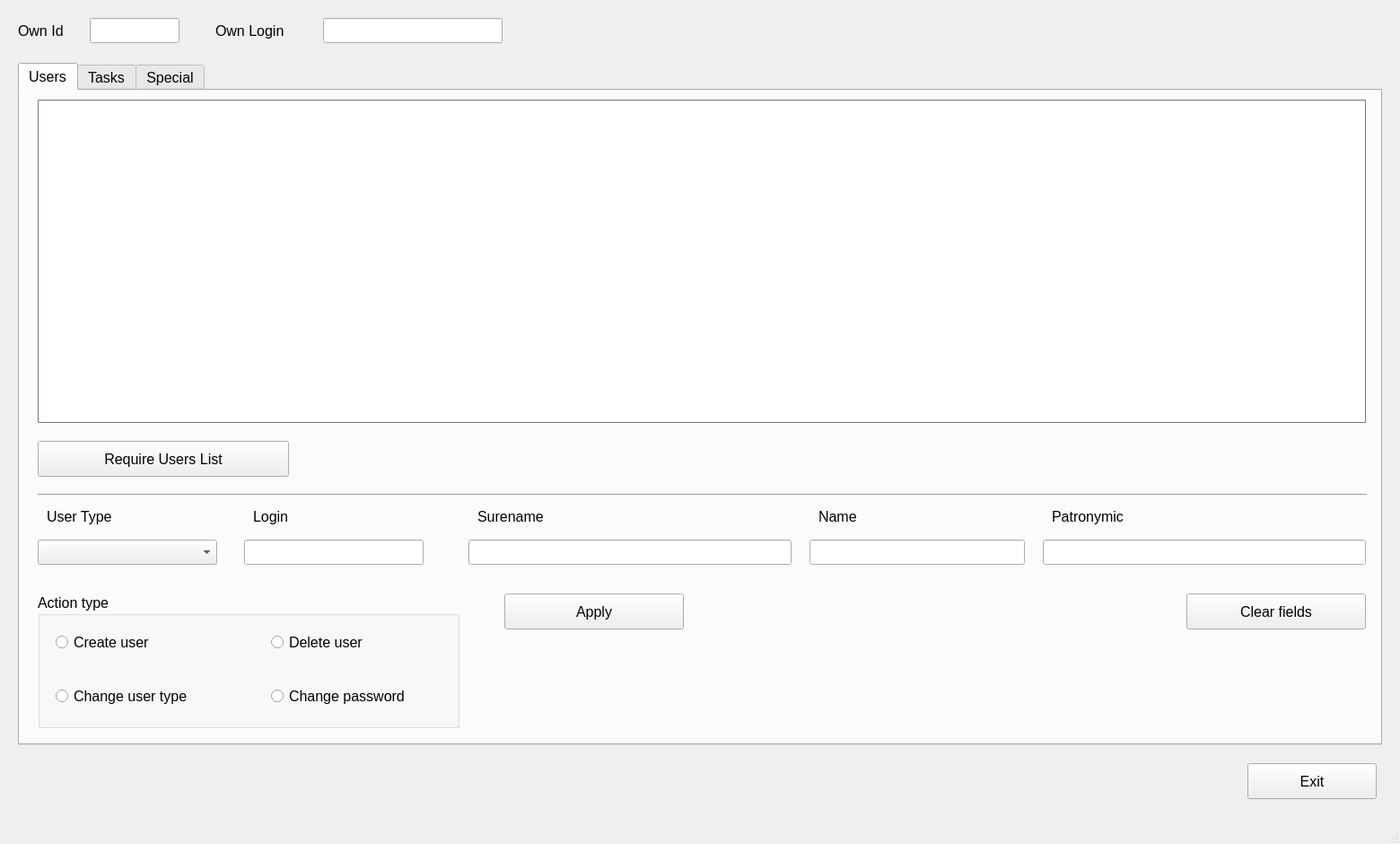
<?xml version="1.0" encoding="UTF-8"?>
<ui version="4.0">
 <class>AdminWindow</class>
 <widget class="QMainWindow" name="AdminWindow">
  <property name="geometry">
   <rect>
    <x>0</x>
    <y>0</y>
    <width>1560</width>
    <height>940</height>
   </rect>
  </property>
  <property name="sizePolicy">
   <sizepolicy hsizetype="Fixed" vsizetype="Fixed">
    <horstretch>0</horstretch>
    <verstretch>0</verstretch>
   </sizepolicy>
  </property>
  <property name="minimumSize">
   <size>
    <width>1560</width>
    <height>940</height>
   </size>
  </property>
  <property name="maximumSize">
   <size>
    <width>1560</width>
    <height>940</height>
   </size>
  </property>
  <property name="windowTitle">
   <string>AdminWindow</string>
  </property>
  <widget class="QWidget" name="centralwidget">
   <property name="sizePolicy">
    <sizepolicy hsizetype="Fixed" vsizetype="Fixed">
     <horstretch>0</horstretch>
     <verstretch>0</verstretch>
    </sizepolicy>
   </property>
   <property name="minimumSize">
    <size>
     <width>1560</width>
     <height>940</height>
    </size>
   </property>
   <property name="maximumSize">
    <size>
     <width>1560</width>
     <height>940</height>
    </size>
   </property>
   <widget class="QPushButton" name="pbExit">
    <property name="geometry">
     <rect>
      <x>1390</x>
      <y>850</y>
      <width>144</width>
      <height>40</height>
     </rect>
    </property>
    <property name="sizePolicy">
     <sizepolicy hsizetype="Fixed" vsizetype="Fixed">
      <horstretch>0</horstretch>
      <verstretch>0</verstretch>
     </sizepolicy>
    </property>
    <property name="minimumSize">
     <size>
      <width>144</width>
      <height>40</height>
     </size>
    </property>
    <property name="maximumSize">
     <size>
      <width>144</width>
      <height>40</height>
     </size>
    </property>
    <property name="font">
     <font>
      <pointsize>12</pointsize>
     </font>
    </property>
    <property name="text">
     <string>Exit</string>
    </property>
   </widget>
   <widget class="QLabel" name="labelOwnLogin">
    <property name="geometry">
     <rect>
      <x>240</x>
      <y>20</y>
      <width>120</width>
      <height>28</height>
     </rect>
    </property>
    <property name="sizePolicy">
     <sizepolicy hsizetype="Fixed" vsizetype="Fixed">
      <horstretch>0</horstretch>
      <verstretch>0</verstretch>
     </sizepolicy>
    </property>
    <property name="minimumSize">
     <size>
      <width>120</width>
      <height>28</height>
     </size>
    </property>
    <property name="font">
     <font>
      <pointsize>12</pointsize>
     </font>
    </property>
    <property name="text">
     <string>Own Login</string>
    </property>
   </widget>
   <widget class="QLineEdit" name="leOwnLogin">
    <property name="geometry">
     <rect>
      <x>360</x>
      <y>20</y>
      <width>200</width>
      <height>28</height>
     </rect>
    </property>
    <property name="sizePolicy">
     <sizepolicy hsizetype="Fixed" vsizetype="Fixed">
      <horstretch>0</horstretch>
      <verstretch>0</verstretch>
     </sizepolicy>
    </property>
    <property name="minimumSize">
     <size>
      <width>200</width>
      <height>28</height>
     </size>
    </property>
    <property name="maximumSize">
     <size>
      <width>200</width>
      <height>28</height>
     </size>
    </property>
    <property name="font">
     <font>
      <pointsize>12</pointsize>
     </font>
    </property>
    <property name="readOnly">
     <bool>true</bool>
    </property>
   </widget>
   <widget class="QLineEdit" name="leOwnId">
    <property name="geometry">
     <rect>
      <x>100</x>
      <y>20</y>
      <width>100</width>
      <height>28</height>
     </rect>
    </property>
    <property name="sizePolicy">
     <sizepolicy hsizetype="Fixed" vsizetype="Fixed">
      <horstretch>0</horstretch>
      <verstretch>0</verstretch>
     </sizepolicy>
    </property>
    <property name="minimumSize">
     <size>
      <width>100</width>
      <height>28</height>
     </size>
    </property>
    <property name="maximumSize">
     <size>
      <width>100</width>
      <height>28</height>
     </size>
    </property>
    <property name="font">
     <font>
      <pointsize>12</pointsize>
     </font>
    </property>
    <property name="readOnly">
     <bool>true</bool>
    </property>
   </widget>
   <widget class="QLabel" name="labelOwnId">
    <property name="geometry">
     <rect>
      <x>20</x>
      <y>20</y>
      <width>80</width>
      <height>28</height>
     </rect>
    </property>
    <property name="sizePolicy">
     <sizepolicy hsizetype="Fixed" vsizetype="Fixed">
      <horstretch>0</horstretch>
      <verstretch>0</verstretch>
     </sizepolicy>
    </property>
    <property name="minimumSize">
     <size>
      <width>80</width>
      <height>28</height>
     </size>
    </property>
    <property name="maximumSize">
     <size>
      <width>80</width>
      <height>28</height>
     </size>
    </property>
    <property name="font">
     <font>
      <pointsize>12</pointsize>
     </font>
    </property>
    <property name="text">
     <string>Own Id</string>
    </property>
   </widget>
   <widget class="QTabWidget" name="tabWidget">
    <property name="geometry">
     <rect>
      <x>20</x>
      <y>70</y>
      <width>1520</width>
      <height>760</height>
     </rect>
    </property>
    <property name="sizePolicy">
     <sizepolicy hsizetype="Fixed" vsizetype="Fixed">
      <horstretch>0</horstretch>
      <verstretch>0</verstretch>
     </sizepolicy>
    </property>
    <property name="minimumSize">
     <size>
      <width>1520</width>
      <height>760</height>
     </size>
    </property>
    <property name="maximumSize">
     <size>
      <width>1520</width>
      <height>760</height>
     </size>
    </property>
    <property name="font">
     <font>
      <pointsize>12</pointsize>
     </font>
    </property>
    <property name="currentIndex">
     <number>0</number>
    </property>
    <widget class="QWidget" name="tabUsers">
     <attribute name="title">
      <string>Users</string>
     </attribute>
     <widget class="QTableView" name="tvUsers">
      <property name="geometry">
       <rect>
        <x>20</x>
        <y>10</y>
        <width>1480</width>
        <height>360</height>
       </rect>
      </property>
      <property name="sizePolicy">
       <sizepolicy hsizetype="Fixed" vsizetype="Fixed">
        <horstretch>0</horstretch>
        <verstretch>0</verstretch>
       </sizepolicy>
      </property>
      <property name="minimumSize">
       <size>
        <width>1480</width>
        <height>360</height>
       </size>
      </property>
      <property name="maximumSize">
       <size>
        <width>1480</width>
        <height>360</height>
       </size>
      </property>
      <property name="font">
       <font>
        <pointsize>12</pointsize>
       </font>
      </property>
      <property name="focusPolicy">
       <enum>Qt::NoFocus</enum>
      </property>
      <property name="styleSheet">
       <string notr="true">#tvUsers {
	border: 1px solid rgb(180, 180, 180);
    border-radius: 1px;
	border-color: #777777;
	show-decoration-selected: 0;
}

#tvUsers::item {
  border : 0px;
  padding-left: 10px;
}

#tvUsers::item:selected {
	color: black;
	background-color: #FFF3BF;
}

#tvUsers::branch:selected { 
	background: #FFF3BF; 
}</string>
      </property>
     </widget>
     <widget class="QPushButton" name="pbGetUsers">
      <property name="geometry">
       <rect>
        <x>20</x>
        <y>390</y>
        <width>280</width>
        <height>40</height>
       </rect>
      </property>
      <property name="sizePolicy">
       <sizepolicy hsizetype="Fixed" vsizetype="Fixed">
        <horstretch>0</horstretch>
        <verstretch>0</verstretch>
       </sizepolicy>
      </property>
      <property name="minimumSize">
       <size>
        <width>280</width>
        <height>40</height>
       </size>
      </property>
      <property name="maximumSize">
       <size>
        <width>280</width>
        <height>40</height>
       </size>
      </property>
      <property name="text">
       <string>Require Users List</string>
      </property>
     </widget>
     <widget class="QComboBox" name="cbUserType">
      <property name="geometry">
       <rect>
        <x>20</x>
        <y>500</y>
        <width>200</width>
        <height>28</height>
       </rect>
      </property>
      <property name="sizePolicy">
       <sizepolicy hsizetype="Fixed" vsizetype="Fixed">
        <horstretch>0</horstretch>
        <verstretch>0</verstretch>
       </sizepolicy>
      </property>
      <property name="minimumSize">
       <size>
        <width>200</width>
        <height>28</height>
       </size>
      </property>
      <property name="maximumSize">
       <size>
        <width>200</width>
        <height>28</height>
       </size>
      </property>
      <property name="currentIndex">
       <number>-1</number>
      </property>
     </widget>
     <widget class="QLabel" name="labelUserType">
      <property name="geometry">
       <rect>
        <x>30</x>
        <y>460</y>
        <width>120</width>
        <height>28</height>
       </rect>
      </property>
      <property name="sizePolicy">
       <sizepolicy hsizetype="Fixed" vsizetype="Fixed">
        <horstretch>0</horstretch>
        <verstretch>0</verstretch>
       </sizepolicy>
      </property>
      <property name="minimumSize">
       <size>
        <width>120</width>
        <height>28</height>
       </size>
      </property>
      <property name="font">
       <font>
        <pointsize>12</pointsize>
       </font>
      </property>
      <property name="text">
       <string>User Type</string>
      </property>
     </widget>
     <widget class="Line" name="line">
      <property name="geometry">
       <rect>
        <x>20</x>
        <y>440</y>
        <width>1481</width>
        <height>20</height>
       </rect>
      </property>
      <property name="orientation">
       <enum>Qt::Horizontal</enum>
      </property>
     </widget>
     <widget class="QLabel" name="labelLogin">
      <property name="geometry">
       <rect>
        <x>260</x>
        <y>460</y>
        <width>120</width>
        <height>28</height>
       </rect>
      </property>
      <property name="sizePolicy">
       <sizepolicy hsizetype="Fixed" vsizetype="Fixed">
        <horstretch>0</horstretch>
        <verstretch>0</verstretch>
       </sizepolicy>
      </property>
      <property name="minimumSize">
       <size>
        <width>120</width>
        <height>28</height>
       </size>
      </property>
      <property name="font">
       <font>
        <pointsize>12</pointsize>
       </font>
      </property>
      <property name="text">
       <string>Login</string>
      </property>
     </widget>
     <widget class="QLabel" name="labelSurename">
      <property name="geometry">
       <rect>
        <x>510</x>
        <y>460</y>
        <width>120</width>
        <height>28</height>
       </rect>
      </property>
      <property name="sizePolicy">
       <sizepolicy hsizetype="Fixed" vsizetype="Fixed">
        <horstretch>0</horstretch>
        <verstretch>0</verstretch>
       </sizepolicy>
      </property>
      <property name="minimumSize">
       <size>
        <width>120</width>
        <height>28</height>
       </size>
      </property>
      <property name="font">
       <font>
        <pointsize>12</pointsize>
       </font>
      </property>
      <property name="text">
       <string>Surename</string>
      </property>
     </widget>
     <widget class="QLabel" name="labelName">
      <property name="geometry">
       <rect>
        <x>890</x>
        <y>460</y>
        <width>120</width>
        <height>28</height>
       </rect>
      </property>
      <property name="sizePolicy">
       <sizepolicy hsizetype="Fixed" vsizetype="Fixed">
        <horstretch>0</horstretch>
        <verstretch>0</verstretch>
       </sizepolicy>
      </property>
      <property name="minimumSize">
       <size>
        <width>120</width>
        <height>28</height>
       </size>
      </property>
      <property name="font">
       <font>
        <pointsize>12</pointsize>
       </font>
      </property>
      <property name="text">
       <string>Name</string>
      </property>
     </widget>
     <widget class="QLabel" name="labelPatronimyc">
      <property name="geometry">
       <rect>
        <x>1150</x>
        <y>460</y>
        <width>120</width>
        <height>28</height>
       </rect>
      </property>
      <property name="sizePolicy">
       <sizepolicy hsizetype="Fixed" vsizetype="Fixed">
        <horstretch>0</horstretch>
        <verstretch>0</verstretch>
       </sizepolicy>
      </property>
      <property name="minimumSize">
       <size>
        <width>120</width>
        <height>28</height>
       </size>
      </property>
      <property name="font">
       <font>
        <pointsize>12</pointsize>
       </font>
      </property>
      <property name="text">
       <string>Patronymic</string>
      </property>
     </widget>
     <widget class="QPushButton" name="pbApply">
      <property name="geometry">
       <rect>
        <x>540</x>
        <y>560</y>
        <width>200</width>
        <height>40</height>
       </rect>
      </property>
      <property name="sizePolicy">
       <sizepolicy hsizetype="Fixed" vsizetype="Fixed">
        <horstretch>0</horstretch>
        <verstretch>0</verstretch>
       </sizepolicy>
      </property>
      <property name="minimumSize">
       <size>
        <width>200</width>
        <height>40</height>
       </size>
      </property>
      <property name="maximumSize">
       <size>
        <width>200</width>
        <height>40</height>
       </size>
      </property>
      <property name="font">
       <font>
        <pointsize>12</pointsize>
       </font>
      </property>
      <property name="text">
       <string>Apply</string>
      </property>
     </widget>
     <widget class="QLineEdit" name="leLogin">
      <property name="geometry">
       <rect>
        <x>250</x>
        <y>500</y>
        <width>200</width>
        <height>28</height>
       </rect>
      </property>
      <property name="sizePolicy">
       <sizepolicy hsizetype="Fixed" vsizetype="Fixed">
        <horstretch>0</horstretch>
        <verstretch>0</verstretch>
       </sizepolicy>
      </property>
      <property name="minimumSize">
       <size>
        <width>200</width>
        <height>28</height>
       </size>
      </property>
      <property name="maximumSize">
       <size>
        <width>200</width>
        <height>28</height>
       </size>
      </property>
     </widget>
     <widget class="QLineEdit" name="leSurename">
      <property name="geometry">
       <rect>
        <x>500</x>
        <y>500</y>
        <width>360</width>
        <height>28</height>
       </rect>
      </property>
      <property name="sizePolicy">
       <sizepolicy hsizetype="Fixed" vsizetype="Fixed">
        <horstretch>0</horstretch>
        <verstretch>0</verstretch>
       </sizepolicy>
      </property>
      <property name="minimumSize">
       <size>
        <width>360</width>
        <height>28</height>
       </size>
      </property>
      <property name="maximumSize">
       <size>
        <width>360</width>
        <height>28</height>
       </size>
      </property>
     </widget>
     <widget class="QLineEdit" name="leName">
      <property name="geometry">
       <rect>
        <x>880</x>
        <y>500</y>
        <width>240</width>
        <height>28</height>
       </rect>
      </property>
      <property name="sizePolicy">
       <sizepolicy hsizetype="Fixed" vsizetype="Fixed">
        <horstretch>0</horstretch>
        <verstretch>0</verstretch>
       </sizepolicy>
      </property>
      <property name="minimumSize">
       <size>
        <width>240</width>
        <height>28</height>
       </size>
      </property>
      <property name="maximumSize">
       <size>
        <width>240</width>
        <height>28</height>
       </size>
      </property>
     </widget>
     <widget class="QLineEdit" name="lePatronymic">
      <property name="geometry">
       <rect>
        <x>1140</x>
        <y>500</y>
        <width>360</width>
        <height>28</height>
       </rect>
      </property>
      <property name="sizePolicy">
       <sizepolicy hsizetype="Fixed" vsizetype="Fixed">
        <horstretch>0</horstretch>
        <verstretch>0</verstretch>
       </sizepolicy>
      </property>
      <property name="minimumSize">
       <size>
        <width>360</width>
        <height>28</height>
       </size>
      </property>
      <property name="maximumSize">
       <size>
        <width>360</width>
        <height>28</height>
       </size>
      </property>
     </widget>
     <widget class="QGroupBox" name="groupBox">
      <property name="geometry">
       <rect>
        <x>20</x>
        <y>560</y>
        <width>470</width>
        <height>150</height>
       </rect>
      </property>
      <property name="sizePolicy">
       <sizepolicy hsizetype="Fixed" vsizetype="Fixed">
        <horstretch>0</horstretch>
        <verstretch>0</verstretch>
       </sizepolicy>
      </property>
      <property name="minimumSize">
       <size>
        <width>470</width>
        <height>150</height>
       </size>
      </property>
      <property name="maximumSize">
       <size>
        <width>470</width>
        <height>150</height>
       </size>
      </property>
      <property name="font">
       <font>
        <pointsize>12</pointsize>
       </font>
      </property>
      <property name="title">
       <string>Action type</string>
      </property>
      <widget class="QRadioButton" name="rbCreateUser">
       <property name="geometry">
        <rect>
         <x>20</x>
         <y>40</y>
         <width>200</width>
         <height>28</height>
        </rect>
       </property>
       <property name="sizePolicy">
        <sizepolicy hsizetype="Fixed" vsizetype="Fixed">
         <horstretch>0</horstretch>
         <verstretch>0</verstretch>
        </sizepolicy>
       </property>
       <property name="minimumSize">
        <size>
         <width>200</width>
         <height>28</height>
        </size>
       </property>
       <property name="maximumSize">
        <size>
         <width>200</width>
         <height>28</height>
        </size>
       </property>
       <property name="text">
        <string>Create user</string>
       </property>
      </widget>
      <widget class="QRadioButton" name="rbChangeType">
       <property name="geometry">
        <rect>
         <x>20</x>
         <y>100</y>
         <width>200</width>
         <height>28</height>
        </rect>
       </property>
       <property name="sizePolicy">
        <sizepolicy hsizetype="Fixed" vsizetype="Fixed">
         <horstretch>0</horstretch>
         <verstretch>0</verstretch>
        </sizepolicy>
       </property>
       <property name="minimumSize">
        <size>
         <width>200</width>
         <height>28</height>
        </size>
       </property>
       <property name="maximumSize">
        <size>
         <width>200</width>
         <height>28</height>
        </size>
       </property>
       <property name="text">
        <string>Change user type</string>
       </property>
      </widget>
      <widget class="QRadioButton" name="rbChangePassword">
       <property name="geometry">
        <rect>
         <x>260</x>
         <y>100</y>
         <width>200</width>
         <height>28</height>
        </rect>
       </property>
       <property name="sizePolicy">
        <sizepolicy hsizetype="Fixed" vsizetype="Fixed">
         <horstretch>0</horstretch>
         <verstretch>0</verstretch>
        </sizepolicy>
       </property>
       <property name="minimumSize">
        <size>
         <width>200</width>
         <height>28</height>
        </size>
       </property>
       <property name="maximumSize">
        <size>
         <width>200</width>
         <height>28</height>
        </size>
       </property>
       <property name="text">
        <string>Change password</string>
       </property>
      </widget>
      <widget class="QRadioButton" name="rbDeleteUser">
       <property name="geometry">
        <rect>
         <x>260</x>
         <y>40</y>
         <width>200</width>
         <height>28</height>
        </rect>
       </property>
       <property name="sizePolicy">
        <sizepolicy hsizetype="Fixed" vsizetype="Fixed">
         <horstretch>0</horstretch>
         <verstretch>0</verstretch>
        </sizepolicy>
       </property>
       <property name="minimumSize">
        <size>
         <width>200</width>
         <height>28</height>
        </size>
       </property>
       <property name="maximumSize">
        <size>
         <width>200</width>
         <height>28</height>
        </size>
       </property>
       <property name="text">
        <string>Delete user</string>
       </property>
      </widget>
     </widget>
     <widget class="QPushButton" name="pbClear">
      <property name="geometry">
       <rect>
        <x>1300</x>
        <y>560</y>
        <width>200</width>
        <height>40</height>
       </rect>
      </property>
      <property name="sizePolicy">
       <sizepolicy hsizetype="Fixed" vsizetype="Fixed">
        <horstretch>0</horstretch>
        <verstretch>0</verstretch>
       </sizepolicy>
      </property>
      <property name="minimumSize">
       <size>
        <width>200</width>
        <height>40</height>
       </size>
      </property>
      <property name="maximumSize">
       <size>
        <width>200</width>
        <height>40</height>
       </size>
      </property>
      <property name="font">
       <font>
        <pointsize>12</pointsize>
       </font>
      </property>
      <property name="text">
       <string>Clear fields</string>
      </property>
     </widget>
    </widget>
    <widget class="QWidget" name="tabTasks">
     <attribute name="title">
      <string>Tasks</string>
     </attribute>
     <widget class="QTableView" name="tvTasks">
      <property name="geometry">
       <rect>
        <x>20</x>
        <y>10</y>
        <width>1480</width>
        <height>571</height>
       </rect>
      </property>
      <property name="sizePolicy">
       <sizepolicy hsizetype="Fixed" vsizetype="Fixed">
        <horstretch>0</horstretch>
        <verstretch>0</verstretch>
       </sizepolicy>
      </property>
      <property name="minimumSize">
       <size>
        <width>1480</width>
        <height>0</height>
       </size>
      </property>
      <property name="maximumSize">
       <size>
        <width>1480</width>
        <height>16777215</height>
       </size>
      </property>
      <property name="focusPolicy">
       <enum>Qt::NoFocus</enum>
      </property>
      <property name="styleSheet">
       <string notr="true">#tvTasks {
	border: 1px solid rgb(180, 180, 180);
    border-radius: 1px;
	border-color: #777777;
	show-decoration-selected: 0;
}

#tvTasks::item {
  border : 0px;
  padding-left: 10px;
}</string>
      </property>
     </widget>
     <widget class="QPushButton" name="pbGetTasks">
      <property name="geometry">
       <rect>
        <x>20</x>
        <y>600</y>
        <width>280</width>
        <height>40</height>
       </rect>
      </property>
      <property name="sizePolicy">
       <sizepolicy hsizetype="Fixed" vsizetype="Fixed">
        <horstretch>0</horstretch>
        <verstretch>0</verstretch>
       </sizepolicy>
      </property>
      <property name="minimumSize">
       <size>
        <width>280</width>
        <height>40</height>
       </size>
      </property>
      <property name="maximumSize">
       <size>
        <width>280</width>
        <height>40</height>
       </size>
      </property>
      <property name="text">
       <string>Require Tasks List</string>
      </property>
     </widget>
     <widget class="QCheckBox" name="checkbOnlyOwn">
      <property name="geometry">
       <rect>
        <x>340</x>
        <y>600</y>
        <width>160</width>
        <height>40</height>
       </rect>
      </property>
      <property name="sizePolicy">
       <sizepolicy hsizetype="Fixed" vsizetype="Fixed">
        <horstretch>0</horstretch>
        <verstretch>0</verstretch>
       </sizepolicy>
      </property>
      <property name="minimumSize">
       <size>
        <width>160</width>
        <height>40</height>
       </size>
      </property>
      <property name="maximumSize">
       <size>
        <width>160</width>
        <height>40</height>
       </size>
      </property>
      <property name="text">
       <string>Only own</string>
      </property>
     </widget>
     <widget class="QLineEdit" name="leDescription">
      <property name="geometry">
       <rect>
        <x>140</x>
        <y>680</y>
        <width>1360</width>
        <height>28</height>
       </rect>
      </property>
      <property name="sizePolicy">
       <sizepolicy hsizetype="Fixed" vsizetype="Fixed">
        <horstretch>0</horstretch>
        <verstretch>0</verstretch>
       </sizepolicy>
      </property>
      <property name="minimumSize">
       <size>
        <width>1360</width>
        <height>28</height>
       </size>
      </property>
      <property name="maximumSize">
       <size>
        <width>1360</width>
        <height>28</height>
       </size>
      </property>
      <property name="font">
       <font>
        <pointsize>12</pointsize>
       </font>
      </property>
      <property name="readOnly">
       <bool>true</bool>
      </property>
     </widget>
     <widget class="QLabel" name="labelDescription">
      <property name="geometry">
       <rect>
        <x>20</x>
        <y>680</y>
        <width>100</width>
        <height>28</height>
       </rect>
      </property>
      <property name="sizePolicy">
       <sizepolicy hsizetype="Fixed" vsizetype="Fixed">
        <horstretch>0</horstretch>
        <verstretch>0</verstretch>
       </sizepolicy>
      </property>
      <property name="minimumSize">
       <size>
        <width>100</width>
        <height>28</height>
       </size>
      </property>
      <property name="maximumSize">
       <size>
        <width>100</width>
        <height>28</height>
       </size>
      </property>
      <property name="font">
       <font>
        <pointsize>12</pointsize>
       </font>
      </property>
      <property name="text">
       <string>Description</string>
      </property>
     </widget>
     <widget class="Line" name="line_2">
      <property name="geometry">
       <rect>
        <x>20</x>
        <y>650</y>
        <width>1481</width>
        <height>20</height>
       </rect>
      </property>
      <property name="orientation">
       <enum>Qt::Horizontal</enum>
      </property>
     </widget>
    </widget>
    <widget class="QWidget" name="tabSpecial">
     <attribute name="title">
      <string>Special</string>
     </attribute>
     <widget class="QPushButton" name="pbShutdown">
      <property name="geometry">
       <rect>
        <x>620</x>
        <y>290</y>
        <width>200</width>
        <height>40</height>
       </rect>
      </property>
      <property name="sizePolicy">
       <sizepolicy hsizetype="Fixed" vsizetype="Fixed">
        <horstretch>0</horstretch>
        <verstretch>0</verstretch>
       </sizepolicy>
      </property>
      <property name="minimumSize">
       <size>
        <width>200</width>
        <height>40</height>
       </size>
      </property>
      <property name="maximumSize">
       <size>
        <width>200</width>
        <height>40</height>
       </size>
      </property>
      <property name="font">
       <font>
        <pointsize>12</pointsize>
       </font>
      </property>
      <property name="text">
       <string>Shutdown Server</string>
      </property>
     </widget>
    </widget>
   </widget>
  </widget>
  <widget class="QMenuBar" name="menubar">
   <property name="geometry">
    <rect>
     <x>0</x>
     <y>0</y>
     <width>1560</width>
     <height>26</height>
    </rect>
   </property>
  </widget>
  <widget class="QStatusBar" name="statusbar"/>
 </widget>
 <resources/>
 <connections/>
</ui>
